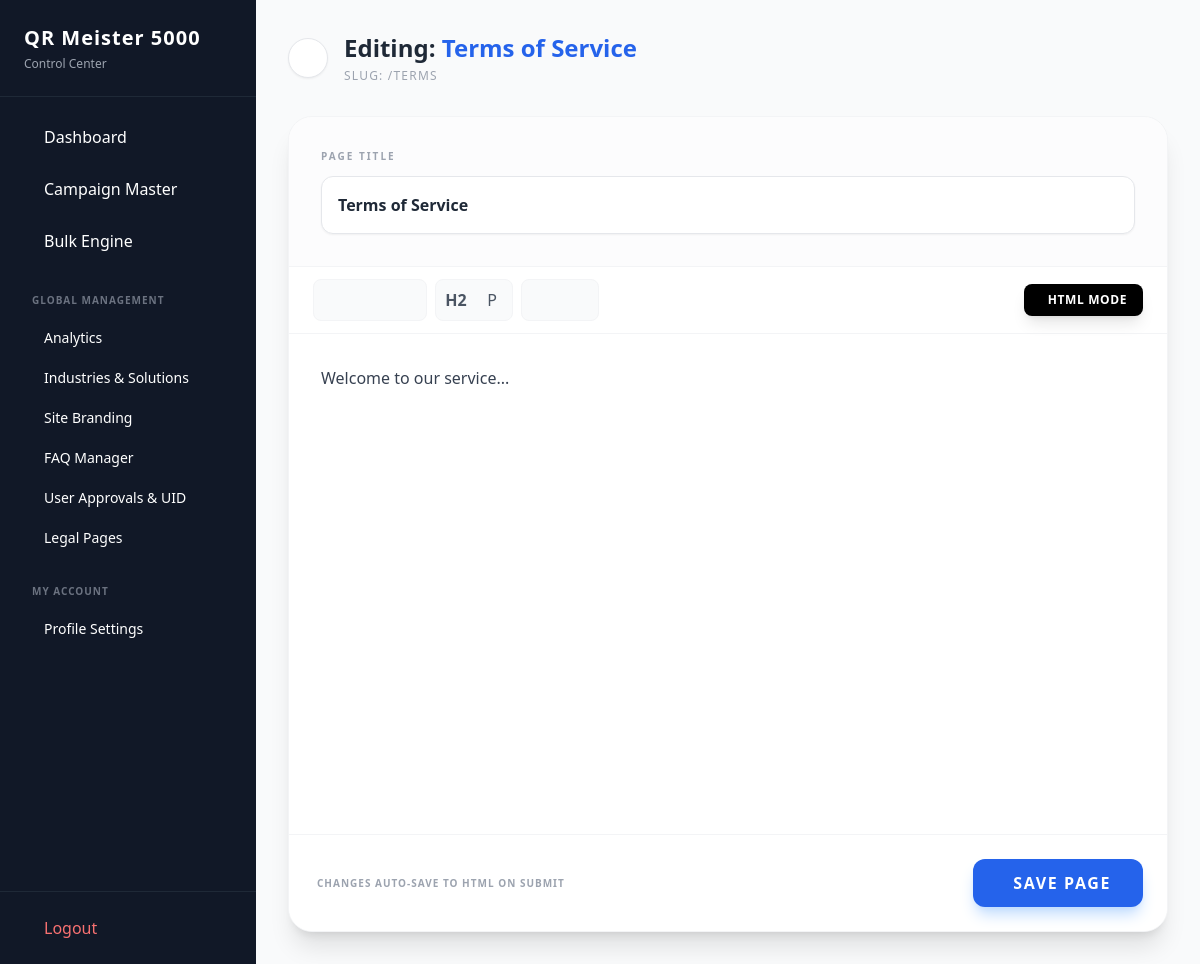
The page /admin/pages/edit/terms (signed in) on the database its author committed.
### flask_app.py (models this page shows)
class SiteConfig(db.Model):
    id = db.Column(db.Integer, primary_key=True)
    site_name = db.Column(db.String(100), default="QR Generator")
    favicon = db.Column(db.String(100), default="default_favicon.ico")
    total_generated = db.Column(db.Integer, default=0)
    title_font = db.Column(db.String(50), default="Inter")
    title_font_size = db.Column(db.Integer, default=32)
    title_color = db.Column(db.String(20), default="#111827")
    dark_mode = db.Column(db.Boolean, default=False)
    maintenance_mode = db.Column(db.Boolean, default=False)
    footer_text = db.Column(db.String(200), default="Powered by QR Master")
    contact_email = db.Column(db.String(100), default="admin@yourdomain.com")
    whatsapp_number = db.Column(db.String(20), default="8801XXXXXXXXX")
    payment_instructions = db.Column(db.Text, default="Send 1500 BDT via bKash to...")

class Page(db.Model):
    id = db.Column(db.Integer, primary_key=True)
    slug = db.Column(db.String(50), unique=True, nullable=False)
    title = db.Column(db.String(100), nullable=False)
    content = db.Column(db.Text, nullable=False)
    updated_at = db.Column(db.DateTime, default=datetime.utcnow, onupdate=datetime.utcnow)

### flask_app.py (the view)
@app.route('/admin/pages/edit/<slug>', methods=['GET', 'POST'])
@login_required
def edit_page(slug):
    if not current_user.is_superadmin: return redirect(url_for('admin_dashboard'))
    page = Page.query.filter_by(slug=slug).first_or_404()
    if request.method == 'POST':
        page.title, page.content = request.form.get('title'), request.form.get('content')
        db.session.commit()
        flash(f'{page.title} Updated!', 'success')
        return redirect(url_for('admin_pages'))
    return render_template('admin/edit_page.html', page=page)

### flask_app.py (called while the page is built)
@login_manager.user_loader
def load_user(user_id):
    return User.query.get(int(user_id))

def get_config():
    config = SiteConfig.query.first()
    if not config:
        config = SiteConfig()
        db.session.add(config)
        db.session.commit()
    return config

@app.before_request
def check_maintenance():
    config = get_config()
    if config.maintenance_mode:
        allowed_paths = ['/login', '/logout', '/static', '/admin']
        is_allowed = any(request.path.startswith(path) for path in allowed_paths)
        if not is_allowed and not (current_user.is_authenticated and current_user.is_superadmin):
            return render_template('maintenance.html'), 503

@app.context_processor
def inject_global_vars():
    return dict(config=get_config())

### templates/admin/edit_page.html (shortened to what this page needs)
{% extends "admin/base.html" %}
{% block content %}
<div class="max-w-5xl mx-auto">
    <div class="flex items-center gap-4 mb-8">
        <a href="{{ url_for('admin_pages') }}" class="w-10 h-10 rounded-full bg-white border border-gray-200 flex items-center justify-center text-gray-500 hover:text-blue-600 transition shadow-sm">
        </a>
        <div>
            <h1 class="text-2xl font-bold text-gray-800">Editing: <span class="text-blue-600">{{ page.title }}</span></h1>
            <p class="text-xs text-gray-400 font-medium uppercase tracking-widest mt-1">Slug: /{{ page.slug }}</p>
        </div>
    </div>
    <div class="bg-white rounded-3xl shadow-xl border border-gray-100 overflow-hidden">
        <form method="POST" id="pageForm" class="flex flex-col h-full">
            <div class="p-8 border-b border-gray-100 bg-gray-50/50">
                <label class="block text-[10px] font-black uppercase tracking-[0.2em] text-gray-400 mb-3">Page Title</label>
                <input type="text" name="title" value="{{ page.title }}" class="w-full p-4 bg-white border border-gray-200 rounded-xl font-bold text-gray-800 focus:outline-none focus:ring-2 focus:ring-blue-500 transition shadow-sm placeholder-gray-300" placeholder="e.g. Terms of Service">
            </div>
            <div class="px-6 py-3 bg-white border-b border-gray-100 flex flex-wrap items-center gap-2 sticky top-0 z-20">
                <div class="flex items-center gap-1 p-1 bg-gray-50 rounded-lg border border-gray-100">
                    <button type="button" onclick="formatDoc('bold')" class="w-8 h-8 flex items-center justify-center rounded-md hover:bg-white hover:shadow-sm text-gray-600 transition" title="Bold">
                    </button>
                    <button type="button" onclick="formatDoc('italic')" class="w-8 h-8 flex items-center justify-center rounded-md hover:bg-white hover:shadow-sm text-gray-600 transition" title="Italic">
                    </button>
                    <button type="button" onclick="formatDoc('underline')" class="w-8 h-8 flex items-center justify-center rounded-md hover:bg-white hover:shadow-sm text-gray-600 transition" title="Underline">
                    </button>
                </div>
                <div class="flex items-center gap-1 p-1 bg-gray-50 rounded-lg border border-gray-100">
                    <button type="button" onclick="formatDoc('formatBlock', 'h2')" class="w-8 h-8 flex items-center justify-center rounded-md hover:bg-white hover:shadow-sm text-gray-600 transition font-black" title="Heading 2">
                        H2
                    </button>
                    <button type="button" onclick="formatDoc('formatBlock', 'p')" class="w-8 h-8 flex items-center justify-center rounded-md hover:bg-white hover:shadow-sm text-gray-600 transition" title="Paragraph">
                        P
                    </button>
                </div>
                <div class="flex items-center gap-1 p-1 bg-gray-50 rounded-lg border border-gray-100">
                    <button type="button" onclick="formatDoc('insertUnorderedList')" class="w-8 h-8 flex items-center justify-center rounded-md hover:bg-white hover:shadow-sm text-gray-600 transition" title="Bullet List">
                    </button>
                    <button type="button" onclick="formatDoc('insertOrderedList')" class="w-8 h-8 flex items-center justify-center rounded-md hover:bg-white hover:shadow-sm text-gray-600 transition" title="Numbered List">
                    </button>
                </div>
                <button type="button" id="toggleModeBtn" onclick="toggleSourceMode()" class="flex items-center gap-2 px-4 py-2 rounded-lg text-xs font-bold uppercase tracking-wider bg-black text-white hover:bg-gray-800 transition shadow-lg">
                    <span id="modeLabel">HTML Mode</span>
                </button>
            </div>
            <div class="relative min-h-[500px] bg-gray-50">
                <div id="visualEditor" contenteditable="true" class="absolute inset-0 p-8 outline-none overflow-y-auto prose max-w-none text-gray-700 bg-white">
                    {{ page.content | safe }}
                </div>
            </div>
            <div class="p-6 bg-white border-t border-gray-100 flex justify-between items-center">
                <p class="text-[10px] text-gray-400 font-bold uppercase tracking-widest">
                     Changes auto-save to HTML on submit
                </p>
                <button type="submit" onclick="syncContentBeforeSubmit()" class="bg-blue-600 text-white px-8 py-3 rounded-xl font-bold uppercase tracking-widest hover:bg-blue-700 transition shadow-lg shadow-blue-200 flex items-center gap-2">
                     Save Page
                </button>
            </div>
        </form>
    </div>
</div>
{% endblock %}

### templates/admin/base.html (shortened to what this page needs)
<!DOCTYPE html>
<html lang="en">
<head>
    <script src="https://cdn.tailwindcss.com"></script>
    <link rel="stylesheet" href="https://unpkg.com/tippy.js@6/dist/tippy.css" />
</head>
<body class="bg-gray-50 flex h-screen">
    <aside class="w-64 bg-gray-900 text-white flex flex-col">
        <div class="p-6 border-b border-gray-800">
            <h1 class="text-xl font-bold tracking-wider truncate" title="{{ config.site_name }}">
                {{ config.site_name or 'QR MASTER' }}
            </h1>
            <p class="text-xs text-gray-400 mt-1">Control Center</p>
        </div>
        <nav class="flex-1 p-4 space-y-1">
            <a href="{{ url_for('admin_dashboard') }}" class="flex items-center gap-3 px-4 py-3 rounded-lg hover:bg-gray-800 {{ 'bg-gray-800' if request.endpoint == 'admin_dashboard' }}">
                 Dashboard
            </a>
            <a href="{{ url_for('admin_campaigns') }}" class="flex items-center gap-3 px-4 py-3 rounded-lg hover:bg-gray-800 {{ 'bg-gray-800' if 'campaigns' in request.endpoint }}">
                 Campaign Master
            </a>
            <a href="{{ url_for('bulk_generate') }}" class="flex items-center gap-3 px-4 py-3 rounded-lg hover:bg-gray-800 {{ 'bg-gray-800' if request.endpoint == 'bulk_generate' }}">
                 Bulk Engine
            </a>
            {% if current_user.is_superadmin %}
            <div class="pt-6 pb-2 pl-4 text-[10px] font-bold text-gray-500 uppercase tracking-widest">Global Management</div>
            <a href="{{ url_for('admin_analytics') }}" class="flex items-center gap-3 px-4 py-2 rounded-lg hover:bg-gray-800 text-sm {{ 'bg-gray-800 text-blue-400' if request.endpoint == 'admin_analytics' }}">
                 Analytics
            </a>
            <a href="{{ url_for('admin_industries') }}" class="flex items-center gap-3 px-4 py-2 rounded-lg hover:bg-gray-800 text-sm {{ 'bg-gray-800 text-purple-400' if request.endpoint == 'admin_industries' }}">
                 Industries & Solutions
            </a>
            <a href="{{ url_for('admin_settings') }}" class="flex items-center gap-3 px-4 py-2 rounded-lg hover:bg-gray-800 text-sm {{ 'bg-gray-800' if request.endpoint == 'admin_settings' }}">
                 Site Branding
            </a>
            <a href="{{ url_for('admin_faqs') }}" class="flex items-center gap-3 px-4 py-2 rounded-lg hover:bg-gray-800 text-sm {{ 'bg-gray-800' if request.endpoint == 'admin_faqs' }}">
                 FAQ Manager
            </a>
            <a href="{{ url_for('admin_users') }}" class="flex items-center gap-3 px-4 py-2 rounded-lg hover:bg-gray-800 text-sm {{ 'bg-gray-800' if request.endpoint == 'admin_users' }}">
                 User Approvals & UID
            </a>
            <a href="{{ url_for('admin_pages') }}" class="flex items-center gap-3 px-4 py-2 rounded-lg hover:bg-gray-800 text-sm {{ 'bg-gray-800' if request.endpoint == 'admin_pages' }}">
                 Legal Pages
            </a>
            {% endif %}
            <div class="pt-6 pb-2 pl-4 text-[10px] font-bold text-gray-500 uppercase tracking-widest">My Account</div>
            <a href="{{ url_for('admin_profile') }}" class="flex items-center gap-3 px-4 py-2 rounded-lg hover:bg-gray-800 text-sm {{ 'bg-gray-800' if request.endpoint == 'admin_profile' }}">
                 Profile Settings
            </a>
        </nav>
        <div class="p-4 border-t border-gray-800">
            <a href="{{ url_for('logout') }}" class="flex items-center gap-3 px-4 py-2 text-red-400 hover:text-red-300 transition">
                 Logout
            </a>
        </div>
    </aside>
    <main class="flex-1 overflow-y-auto p-8">
        {% block content %}{% endblock %}
    </main>
</body>
</html>

### templates/admin/edit_page.html (style rules this page uses)
#visualEditor p { margin-bottom: 1em; line-height: 1.6; }

### rows shown on the page
SiteConfig: site_name "QR Meister 5000"
Page: title "Terms of Service", slug "TERMS", content "Welcome to our service..."
